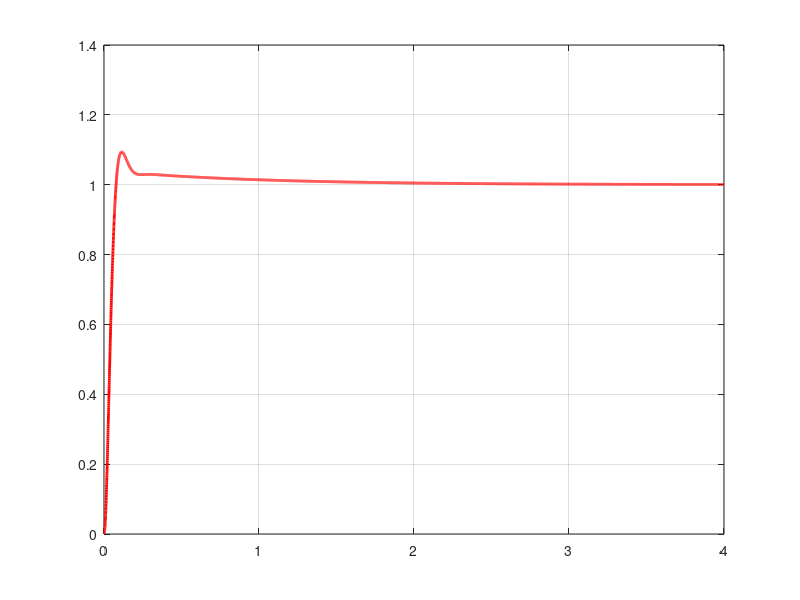

Write the MATLAB code that produced this figure. (Note: this script raises an error after producing the figure.)
%% Hw3
% Author: Thomas Dunnington
% Modified: 2/17/2025

close all; clear; clc;


%% Problem 1
% Constants
ks = 10000;         % N/m
kw = 500000;        % N/m
b = 9800;           % Ns/m
m2 = 350;           % kg
m1 = 10;            % kg

% Linear Time Invariant System
A = [-b/m1, b/m1, -1/m1, 1/m1;
    b/m2, -b/m2, 0, -1/m2;
    kw, 0, 0, 0;
    -ks, ks, 0, 0];

B = [0; 0; -kw; 0];

C = [0, 1, 0, 0];

D = 0;

% Calculate the eigenvalues
[vecs, vals] = eig(A);

% Simulate system
sys = ss(A, B, C, D);

% Step and impulse responses
[y_step, t_step] = step(sys);
[y_imp, t_imp] = impulse(sys);

% Step response
figure();
plot(t_step, y_step, 'r', 'LineWidth', 2);
grid on;
hold on;
yline(1, 'color', 'c', 'LineWidth', 2,'LineStyle','--')
title('$\dot{y}$ Step Response', 'Interpreter','latex');
xlabel('Time (s)');
ylabel('$\dot{y}$ [m/s]', 'Interpreter','latex');

% Impulse response
figure();
plot(t_imp, y_imp, 'r', 'LineWidth', 2);
grid on;
hold on;
yline(0, 'color', 'c', 'LineWidth', 2,'LineStyle','--')
title('$\dot{y}$ Impulse Response', 'Interpreter','latex');
xlabel('Time (s)');
ylabel('$\dot{y}$ [m/s]', 'Interpreter','latex');



%% Problem 3
La = 10 / 1000;     % H
Ra = 1;             % ohm
J1 = 0.1;           % kg m^2
J2 = 1;             % kg m^2
k = 10;             % Nm/rad
b = 0.01;           % Nms/rad
kt = 1;             % Nm/A
ke = 1;             % Vs/rad
B = 0.01;           % Nms/rad

% Create state space
A = [-Ra/La, 0, -ke/La, 0, 0;
    0, 0, 1, 0, 0;
    kt/J1, -k/J1, -(B+b)/J1, k/J1, b/J1;
    0, 0, 0, 0, 1;
    0, k/J2, b/J2, -k/J2, -b/J2];

B = [1/La; 0; 0; 0; 0];

C = [0, 1, 0, 0, 0];

D = [0];


% Eigenvalues
[vecs, vals] = eig(A);


% Simulate
% sys = ss(A, B, C, D);
% figure()
% impulse(sys);
